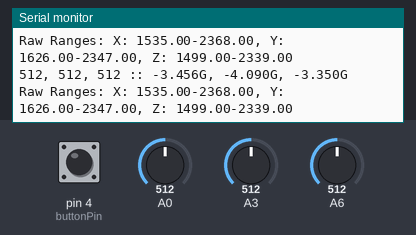
This sketch was run on a simulated Arduino Nano, built with avr-gcc and run on an emulated ATmega328P. On the bench: the last lines printed to the serial monitor. The test bench sets the inputs (shaded band); at power-on: pin 4 (buttonPin) HIGH, A0 = 512, A3 = 512, A6 = 512.

Above: at 1.2 s.
1.3 s: pin 4 (buttonPin) pulled LOW for 0.15 s
At 1.9 s:
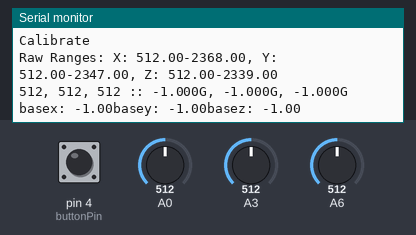
2.9 s: pin 4 (buttonPin) pulled LOW for 1 s
At 2.96 s:
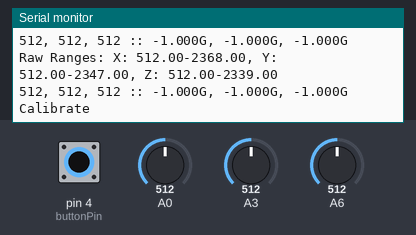
6.9 s: A0 set to 716
At 6.91 s:
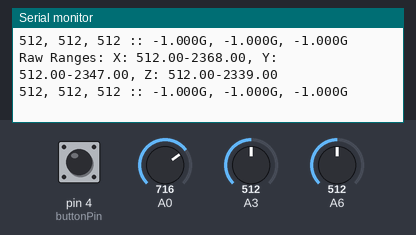
8.4 s: A3 set to 716
At 8.41 s:
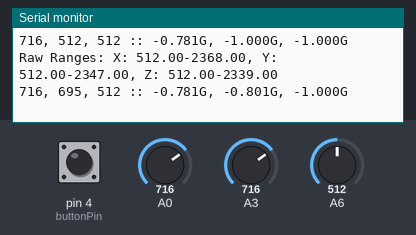
9.9 s: A6 set to 716
At 9.91 s:
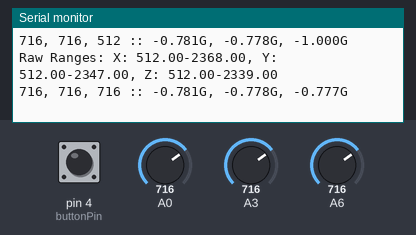
11.4 s: A0 set to 900
At 11.41 s:
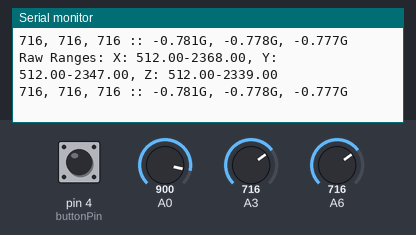
Timing chart, 0 to 13.9 s (numbered marks = the images above; inputs shaded):
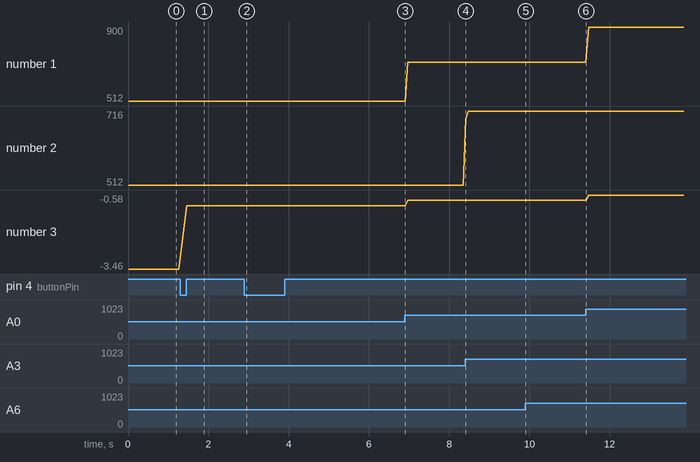

Measured:
- after the input at 1.3 s, the serial monitor: prints a new line at once (image 1)
- after the input at 8.4 s, the serial monitor: prints a new line at once (image 4)
- after the input at 9.9 s, the serial monitor: prints a new line at once (image 5)
- plotted number 1: 512 → 716 after the input at 6.9 s, 716 → 900 after the input at 11.4 s
- plotted number 3: -3.46 → -1 after the input at 1.3 s, -1 → -0.78 after the input at 6.9 s, -0.78 → -0.58 after the input at 11.4 s

The sketch:

ADXL335_autocal.ino
```cpp
const int xInput = A0;
const int yInput = A3;
const int zInput = A6;
const int buttonPin = 4;

// Raw Ranges:
// initialize to mid-range and allow calibration to
// find the minimum and maximum for each axis
/*int xRawMin = 2048;
int xRawMax = 2048;

int yRawMin = 2048;
int yRawMax = 2048;

int zRawMin = 2048;
int zRawMax = 2048;*/

//calib values

float xRawMin = 1535, xRawMax = 2368;
float yRawMin = 1626, yRawMax = 2347;
float zRawMin = 1499, zRawMax = 2339;

float basex;
float basey;
float basez;

int ins=0;
// Take multiple samples to reduce noise
const int sampleSize = 10;

void setup()
{
  Serial.begin(115200);
  pinMode(buttonPin, INPUT);
}

void loop()
{
  int xRaw = ReadAxis(xInput);
  int yRaw = ReadAxis(yInput);
  int zRaw = ReadAxis(zInput);

  if (digitalRead(buttonPin) == LOW)
  {
    AutoCalibrate(xRaw, yRaw, zRaw);
    ins=1;
  }
  else
  {
    Serial.print("Raw Ranges: X: ");
    Serial.print(xRawMin);
    Serial.print("-");
    Serial.print(xRawMax);

    Serial.print(", Y: ");
    Serial.print(yRawMin);
    Serial.print("-");
    Serial.print(yRawMax);

    Serial.print(", Z: ");
    Serial.print(zRawMin);
    Serial.print("-");
    Serial.print(zRawMax);
    Serial.println();
    Serial.print(xRaw);
    Serial.print(", ");
    Serial.print(yRaw);
    Serial.print(", ");
    Serial.print(zRaw);

    // Convert raw values to 'milli-Gs"
    long xScaled = map(xRaw, xRawMin, xRawMax, -1000, 1000);
    long yScaled = map(yRaw, yRawMin, yRawMax, -1000, 1000);
    long zScaled = map(zRaw, zRawMin, zRawMax, -1000, 1000);

    // re-scale to fractional Gs
    float xAccel = xScaled / 1000.0;
    float yAccel = yScaled / 1000.0;
    float zAccel = zScaled / 1000.0;

    Serial.print(" :: ");
    Serial.print(xAccel,3);
    Serial.print("G, ");
    Serial.print(yAccel,3);
    Serial.print("G, ");
    Serial.print(zAccel,3);
    Serial.println("G");

    if (ins==1)
    {
     basex = xAccel;
     basey = yAccel;
     basez = zAccel;
     ins=0;
     Serial.print("basex: ");
     Serial.print(basex);
     Serial.print("basey: ");
     Serial.print(basey);
     Serial.print("basez: ");
     Serial.print(basez);
     delay(1000);
    }


     if((xScaled-basex)>0.02 || (yScaled-basey)>0.02 || (yScaled-basey)>0.02)
     {
     Serial.println("Earthquake");
     delay(1000);
     }
  delay(50);
  }
}

//
// Read "sampleSize" samples and report the average
//
int ReadAxis(int axisPin)
{
  long reading = 0;
  analogRead(axisPin);
  delay(1);
  for (int i = 0; i < sampleSize; i++)
  {
    reading += analogRead(axisPin);
  }
  return reading/sampleSize;
}

//
// Find the extreme raw readings from each axis
//
void AutoCalibrate(int xRaw, int yRaw, int zRaw)
{
  Serial.println("Calibrate");
  if (xRaw < xRawMin)
  {
    xRawMin = xRaw;
  }
  if (xRaw > xRawMax)
  {
    xRawMax = xRaw;
  }

  if (yRaw < yRawMin)
  {
    yRawMin = yRaw;
  }
  if (yRaw > yRawMax)
  {
    yRawMax = yRaw;
  }

  if (zRaw < zRawMin)
  {
    zRawMin = zRaw;
  }
  if (zRaw > zRawMax)
  {
    zRawMax = zRaw;
  }
}
```
